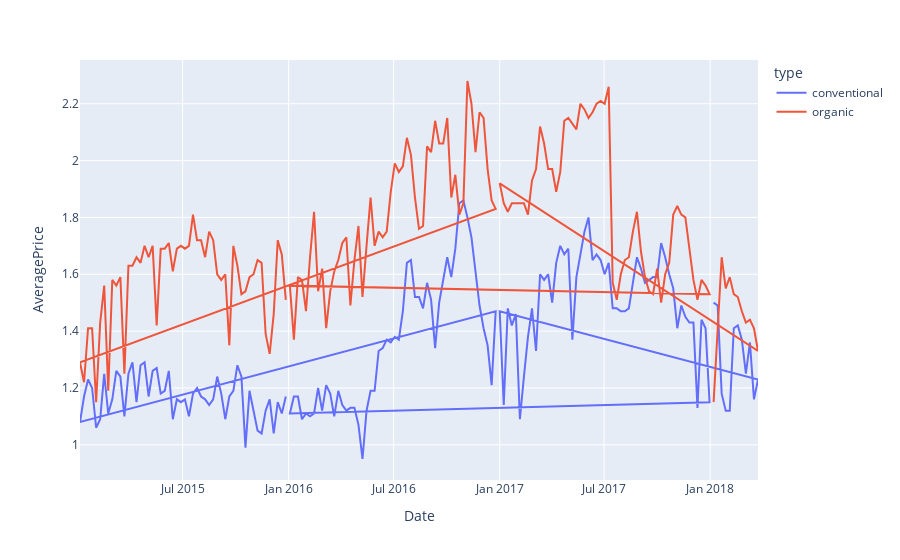

Source (notebook cell):
### Code cell
data_reg =df[df['region'] == 'BaltimoreWashington']
fig03=px.line(df[df['region'] == 'BaltimoreWashington'],x = 'Date',y = 'AveragePrice',color = 'type')
fig03

### Figure 1 — Plotly figure (JSON) as saved in the notebook; plotly's stock layout.template omitted (floating-point values rounded to 4 significant figures; data arrays with more than 128 entries replaced by an {"elided": "..."} marker saying what was removed)
{"data": [{"hovertemplate": "type=conventional<br>Date=%{x}<br>AveragePrice=%{y}<extra></extra>", "legendgroup": "conventional", "line": {"color": "#636efa", "dash": "solid"}, "marker": {"symbol": "circle"}, "mode": "lines", "name": "conventional", "orientation": "v", "showlegend": true, "type": "scatter", "x": {"elided": "169 str values"}, "xaxis": "x", "y": {"elided": "169 float values"}, "yaxis": "y"}, {"hovertemplate": "type=organic<br>Date=%{x}<br>AveragePrice=%{y}<extra></extra>", "legendgroup": "organic", "line": {"color": "#EF553B", "dash": "solid"}, "marker": {"symbol": "circle"}, "mode": "lines", "name": "organic", "orientation": "v", "showlegend": true, "type": "scatter", "x": {"elided": "169 str values"}, "xaxis": "x", "y": {"elided": "169 float values"}, "yaxis": "y"}], "layout": {"autosize": true, "legend": {"title": {"text": "type"}, "tracegroupgap": 0}, "margin": {"t": 60}, "xaxis": {"anchor": "y", "autorange": true, "domain": [0, 1], "range": ["2015-01-04", "2018-03-25"], "title": {"text": "Date"}, "type": "date"}, "yaxis": {"anchor": "x", "autorange": true, "domain": [0, 1], "range": [0.8761, 2.354], "title": {"text": "AveragePrice"}, "type": "linear"}}}
